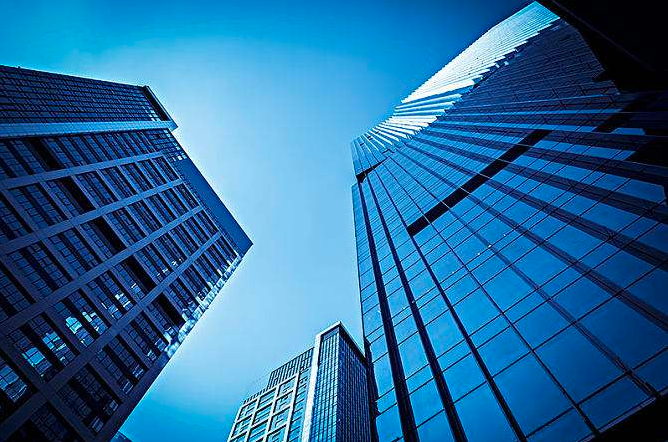
//> input picture digital_image_process/pic/jianzhu.png, 668 x 442 px
$ ./10.hough_transform   (built with g++ and OpenCV 4)
//> lines starting //> are read from the running program, lines starting //| are printed output that depends on the picture; after the words box and inside, x2 and y2 are one past the last pixel; in counts of white or black regions, pixels touching at a corner belong together
//霍夫变换Hough Transform：
//图像中识别特定几何形状（如直线、圆、椭圆等）的特征提取技术
#include <iostream>
#include <vector>
#include <string>
#include <cmath>
#include <opencv2/opencv.hpp>
using namespace std;
using namespace cv;

//标准霍夫直线检测与绘制
void detect_and_draw_hough_lines(const Mat& edges, const Mat& original_gray) {
    vector<Vec2f> lines;
    HoughLines(edges, lines, 1, CV_PI / 180, 118);

    Mat result_img;
    cvtColor(original_gray, result_img, COLOR_GRAY2BGR);

    cout << "  - 检测到的直线数量 (标准霍夫): " << lines.size() << endl;
    for (const auto& line : lines) {
        float rho = line[0], theta = line[1];
        Point pt1, pt2;
        double a = cos(theta), b = sin(theta);
        double x0 = a * rho, y0 = b * rho;
        pt1.x = cvRound(x0 + 1000 * (-b));
        pt1.y = cvRound(y0 + 1000 * (a));
        pt2.x = cvRound(x0 - 1000 * (-b));
        pt2.y = cvRound(y0 - 1000 * (a));
        cv::line(result_img, pt1, pt2, Scalar(0, 0, 255), 1, LINE_AA);
    }
    imshow("Standard Hough Lines Result", result_img);
}

//概率霍夫直线检测与绘制
void detect_and_draw_hough_lines_p(const Mat& edges, const Mat& original_color) {
    vector<Vec4i> lines;
    HoughLinesP(edges, lines, 1, CV_PI / 180, 80, 200, 15);

    Mat result_img = original_color.clone();

    cout << "  - 检测到的线段数量 (概率霍夫): " << lines.size() << endl;
    for (const auto& l : lines) {
        line(result_img, Point(l[0], l[1]), Point(l[2], l[3]), Scalar(0, 255, 0), 2, LINE_AA);
    }
    imshow("Probabilistic Hough Lines Result", result_img);
}

//直线检测:标准和概率霍夫
void run_line_detection() {
    cout << "直线检测" << endl;
    string image_path = "pic/jianzhu.png";
    Mat img_color = imread(image_path, IMREAD_COLOR);
//> img_color is the input picture: 442 rows x 668 cols, CV_8UC3; mean B, G, R 154.5, 106.3, 39.6
    if (img_color.empty()) {
        cerr << "  错误: 无法加载图像 " << image_path << endl;
        return;
    }

    //公共的预处理步骤
    Mat gray, blurred, edges;
    cvtColor(img_color, gray, COLOR_BGR2GRAY);
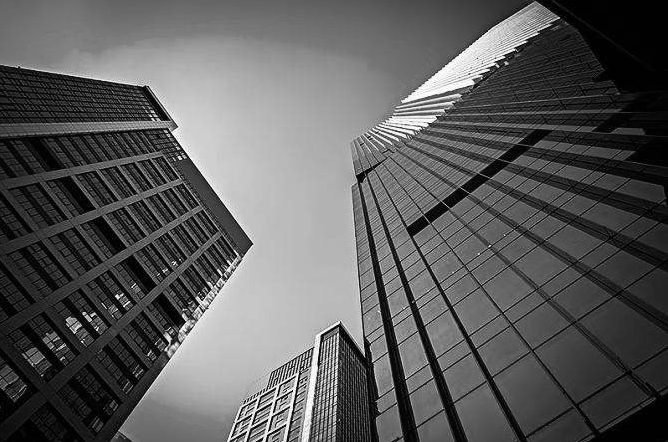
//> gray: 442 rows x 668 cols, CV_8UC1; min 0, max 255, mean 91.9
    GaussianBlur(gray, blurred, Size(3, 3), 0);
    Canny(blurred, edges, 50, 150, 3);
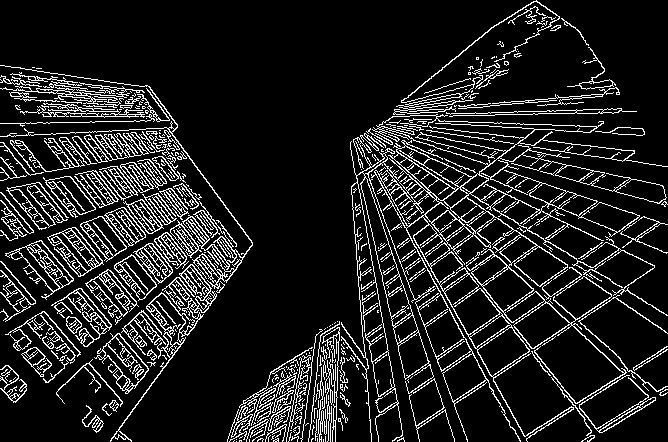
//> edges: 442 rows x 668 cols, CV_8UC1; 12.5% white in thin lines or dots

    //显示预处理结果
    imshow("Original Image for Lines", img_color);
    imshow("Edges for Lines", edges);

    //调用具体的检测与绘制函数
    detect_and_draw_hough_lines(edges, gray);
//> in detect_and_draw_hough_lines, `HoughLines(edges, lines, 1, CV_PI / 180, 118);`: lines = 2037 lines (rho, theta), first 12: [123, 1.55], [486, 0.94], [-97, 2.16], [-152, 2.32], [-247, 2.64], [497, 0.94], [105, 1.61], [73, 1.69], [-194, 2.46], [495, 0.94], [-251, 2.65], [39, 2.48]
//|   - 检测到的直线数量 (标准霍夫): 2037
//> the loop in detect_and_draw_hough_lines, `for (const auto& line : lines)` made 2037 passes
//> (rho, theta, a, b, x0, y0) on passes 1 to 3: (123, 1.55, 0.0175, 1, 2.15, 123), (486, 0.942, 0.588, 0.809, 285.7, 393.2), (-97, 2.16, -0.559, 0.829, 54.24, -80.42)
//> after the loop in detect_and_draw_hough_lines, `for (const auto& line : lines)`:
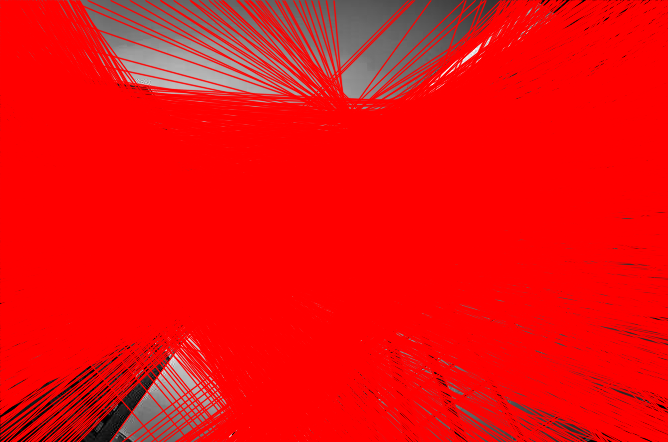
//> result_img: 442 rows x 668 cols, CV_8UC3; mean B, G, R 13.9, 13.9, 236.5
    detect_and_draw_hough_lines_p(edges, img_color);
//> in detect_and_draw_hough_lines_p, `HoughLinesP(edges, lines, 1, CV_PI / 180, 80, 200, 15);`: lines = 41 lines (x1, y1, x2, y2), first 8: [396, 150, 666, 332], [374, 165, 527, 441], [229, 435, 593, 170], [360, 136, 600, 432], [239, 440, 607, 173], [429, 192, 653, 401], [385, 121, 634, 151], [380, 160, 544, 370]
//|   - 检测到的线段数量 (概率霍夫): 41
//> the loop in detect_and_draw_hough_lines_p, `for (const auto& l : lines)` made 41 passes
//> l on passes 1 to 12: [396, 150, 666, 332], [374, 165, 527, 441], [229, 435, 593, 170], [360, 136, 600, 432], [239, 440, 607, 173], [429, 192, 653, 401], [385, 121, 634, 151], [380, 160, 544, 370], [357, 137, 512, 428], [393, 326, 604, 173], [7, 66, 219, 278], [34, 67, 236, 269]
//> after the loop in detect_and_draw_hough_lines_p, `for (const auto& l : lines)`:
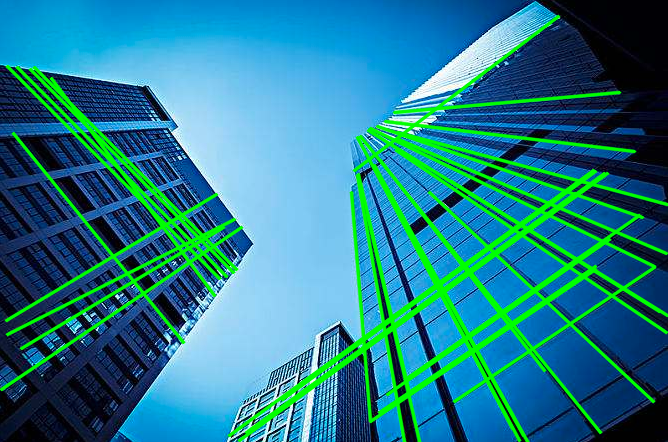
//> result_img: 442 rows x 668 cols, CV_8UC3; 14.18% of pixels changed, all inside (x1, y1, x2, y2) = (0, 14, 668, 442)

    waitKey(0);
    destroyAllWindows();
}

//圆检测
void run_circle_detection() {
    cout << "圆检测" << endl;
    string image_path = "pic/eye.png";
    Mat img_color = imread(image_path, IMREAD_COLOR);
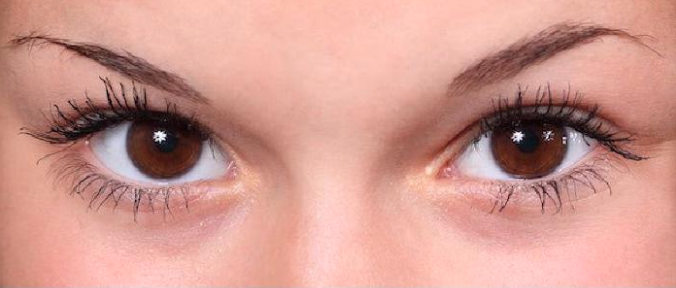
//> input picture digital_image_process/pic/eye.png, 676 x 288 px
//> img_color is the input picture: 288 rows x 676 cols, CV_8UC3; mean B, G, R 143.5, 153.1, 208.5
    if (img_color.empty()) {
        cerr << "  错误: 无法加载图像 " << image_path << endl;
        return;
    }

    //预处理
    Mat gray, blurred;
    cvtColor(img_color, gray, COLOR_BGR2GRAY);
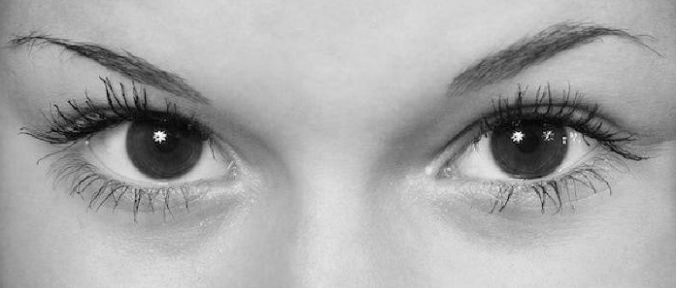
//> gray: 288 rows x 676 cols, CV_8UC1; min 2, max 252, mean 168.6
    medianBlur(gray, blurred, 5);
//> blurred: 288 rows x 676 cols, CV_8UC1

    //检测与绘制
    vector<Vec3f> circles;
    HoughCircles(blurred, circles, HOUGH_GRADIENT, 1, gray.rows / 64.0, 200, 10, 5, 30);
//> circles = 104 circles (x, y, radius), first 12: [104.5, 98.5, 29.3], [518.5, 145.5, 29.4], [130.5, 79.5, 26], [160.5, 81.5, 29.4], [567.5, 122.5, 20.2], [132.5, 92.5, 11.8], [468.5, 153.5, 23.5], [135.5, 78.5, 21.3], [158.5, 88.5, 22.3], [125.5, 80.5, 21.6], [543.5, 85.5, 27.1], [536.5, 83.5, 21.6]

    Mat result_img = img_color.clone();
    cout << "  - 检测到的圆数量: " << circles.size() << endl;
//|   - 检测到的圆数量: 104
    for (const auto& c : circles) {
        Point center(cvRound(c[0]), cvRound(c[1]));
        int radius = cvRound(c[2]);
        circle(result_img, center, radius, Scalar(0, 255, 0), 2, LINE_AA);
        circle(result_img, center, 2, Scalar(0, 0, 255), 3, LINE_AA);
    }
//> this loop made 104 passes
//> (c, center, radius) on passes 1 to 12: ([104.5, 98.5, 29.3], Point(104, 98), 29), ([518.5, 145.5, 29.4], Point(518, 146), 29), ([130.5, 79.5, 26], Point(130, 80), 26), ([160.5, 81.5, 29.4], Point(160, 82), 29), ([567.5, 122.5, 20.2], Point(568, 122), 20), ([132.5, 92.5, 11.8], Point(132, 92), 12), ([468.5, 153.5, 23.5], Point(468, 154), 24), ([135.5, 78.5, 21.3], Point(136, 78), 21), ([158.5, 88.5, 22.3], Point(158, 88), 22), ([125.5, 80.5, 21.6], Point(126, 80), 22), ([543.5, 85.5, 27.1], Point(544, 86), 27), ([536.5, 83.5, 21.6], Point(536, 84), 22)
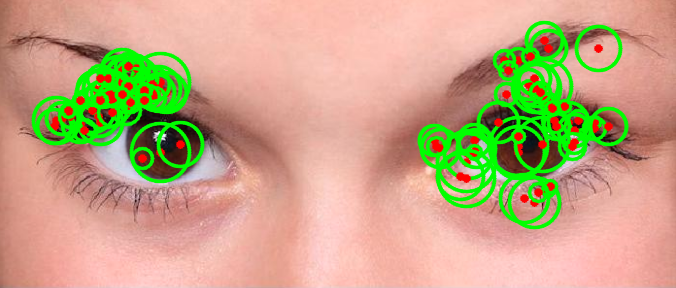
//> result_img: 288 rows x 676 cols, CV_8UC3; 14.35% of pixels changed, all inside (x1, y1, x2, y2) = (31, 20, 629, 230)

    // 显示
    imshow("Original Image for Circles", img_color);
    imshow("Blurred for Circles", blurred);
    imshow("Hough Circles Result", result_img);

    waitKey(0);
    destroyAllWindows();
}

int main() {
    run_line_detection();
    run_circle_detection();
    return 0;
}
